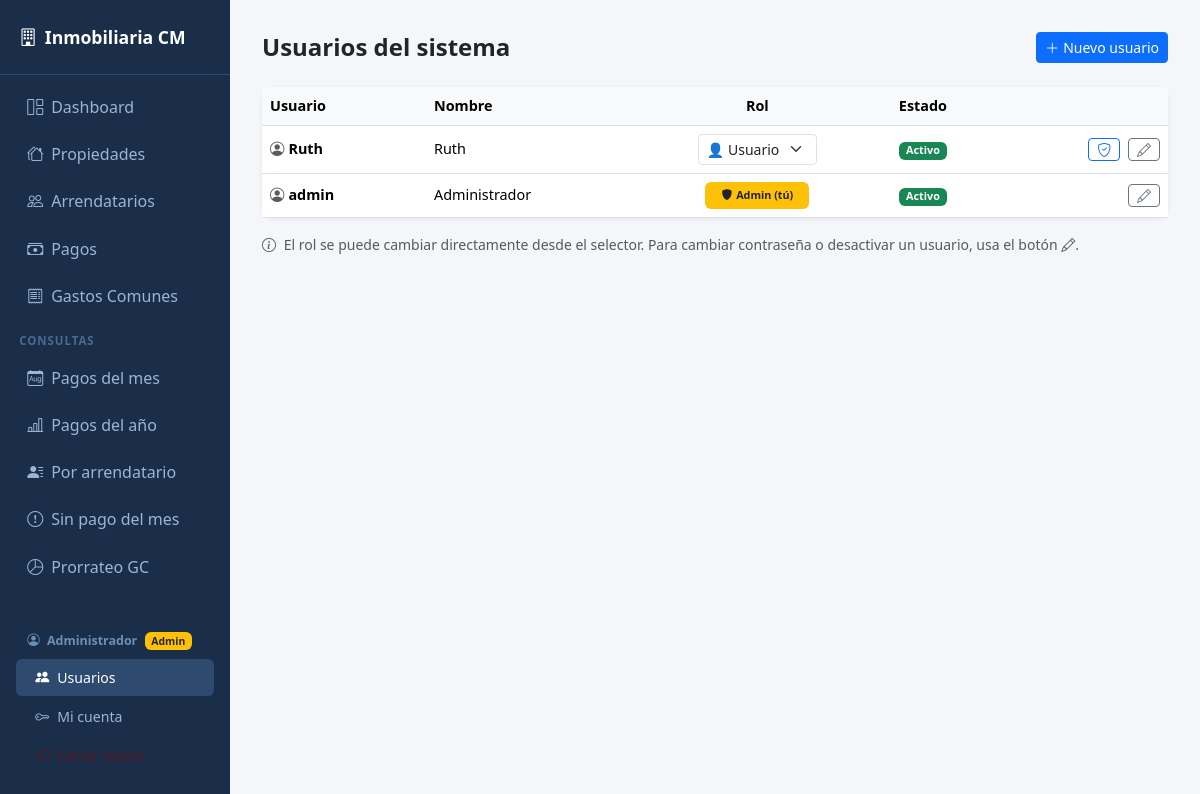
/usuarios (signed in), run on the app's committed database.
### models.py (models this page shows)
class Base(DeclarativeBase):
    pass

class Usuario(Base):
    __tablename__ = "usuarios"
    id_usuario    = Column(Integer, primary_key=True, autoincrement=True)
    username      = Column(String(50), unique=True, nullable=False)
    nombre        = Column(String(100))
    password_hash = Column(String(200), nullable=False)
    rol           = Column(Enum(RolUsuario), default=RolUsuario.USUARIO, nullable=False)
    activo        = Column(Integer, default=1)   # 1=activo, 0=inactivo
    permisos      = Column(Text, default="")     # CSV: "ver_pagos,registrar_pagos,..."

### app.py (the view)
@app.route("/usuarios")
@admin_required
def usuarios():
    with Session(engine) as s:
        lista = s.query(Usuario).order_by(Usuario.username).all()
        data  = [{c.key: getattr(u, c.key) for c in u.__mapper__.columns} | {"rol_val": u.rol.value}
                 for u in lista]
    return render_template("usuarios.html", usuarios=data)

### app.py (called while the page is built)
def admin_required(f):
    @functools.wraps(f)
    def decorated(*args, **kwargs):
        if not session.get("id_usuario"):
            return redirect(url_for("login"))
        if session.get("rol") != "admin":
            flash("Acceso restringido a administradores.", "danger")
            return redirect(url_for("dashboard"))
        return f(*args, **kwargs)
    return decorated

def es_admin():
    return session.get("rol") == "admin"

def tiene_permiso(permiso: str) -> bool:
    if session.get("rol") == "admin":
        return True
    permisos = session.get("permisos", "")
    return permiso in permisos.split(",")

@app.context_processor
def inject_globals():
    return {
        "es_admin":       es_admin(),
        "rol_usuario":    session.get("rol", ""),
        "tiene_permiso":  tiene_permiso,
    }

### templates/usuarios.html (shortened to what this page needs)
{% extends "base.html" %}
{% block content %}
<div class="d-flex justify-content-between align-items-center mb-4">
  <h4 class="fw-bold mb-0">Usuarios del sistema</h4>
  <a href="/usuarios/nuevo" class="btn btn-primary btn-sm">
    <i class="bi bi-plus-lg me-1"></i>Nuevo usuario
  </a>
</div>
<div class="card">
  <div class="table-responsive">
    <table class="table table-hover align-middle mb-0">
      <thead>
        <tr>
          <th>Usuario</th>
          <th>Nombre</th>
          <th class="text-center" style="width:200px">Rol</th>
          <th class="text-center">Estado</th>
          <th></th>
        </tr>
      </thead>
      <tbody>
        {% for u in usuarios %}
        <tr>
          <td class="fw-semibold">
            <i class="bi bi-person-circle me-1 text-muted"></i>{{ u.username }}
          </td>
          <td>{{ u.nombre or "—" }}</td>
          <td class="text-center">
            {% set es_yo = (u.id_usuario == session.get('id_usuario')) %}
            {% if es_yo %}
              <span class="badge bg-warning text-dark px-3 py-2">
                <i class="bi bi-shield-fill me-1"></i>Admin (tú)
              </span>
            {% else %}
              <form method="post" action="/usuarios/{{ u.id_usuario }}/rol"
                    class="d-flex align-items-center justify-content-center gap-2">
                <select name="rol" class="form-select form-select-sm w-auto"
                        onchange="this.form.submit()" title="Cambiar rol">
                  <option value="usuario" {% if u.rol_val=='usuario' %}selected{% endif %}>
                    👤 Usuario
                  </option>
                </select>
              </form>
            {% endif %}
          </td>
          <td class="text-center">
            {% if u.activo %}
              <span class="badge bg-success">Activo</span>
            {% else %}
              <span class="badge bg-danger">Inactivo</span>
            {% endif %}
          </td>
          <td class="text-end">
            {% if u.rol_val == 'usuario' %}
            <a href="/usuarios/{{ u.id_usuario }}/permisos"
               class="btn btn-sm btn-outline-primary py-0 me-1" title="Gestionar permisos">
              <i class="bi bi-shield-check"></i>
            </a>
            {% endif %}
            <a href="/usuarios/{{ u.id_usuario }}/editar"
               class="btn btn-sm btn-outline-secondary py-0" title="Editar">
              <i class="bi bi-pencil"></i>
            </a>
          </td>
        </tr>
        {% endfor %}
      </tbody>
    </table>
  </div>
</div>
<div class="mt-3 text-muted small">
  <i class="bi bi-info-circle me-1"></i>
  El rol se puede cambiar directamente desde el selector. Para cambiar contraseña o desactivar un usuario, usa el botón <i class="bi bi-pencil"></i>.
</div>
{% endblock %}

### templates/base.html (shortened to what this page needs)
<!DOCTYPE html>
<html lang="es">
<head>
  <link href="https://cdn.jsdelivr.net/npm/bootstrap@5.3.3/dist/css/bootstrap.min.css" rel="stylesheet">
  <link href="https://cdn.jsdelivr.net/npm/bootstrap-icons@1.11.3/font/bootstrap-icons.css" rel="stylesheet">
</head>
<body>
<div class="sidebar">
  <div class="brand"><i class="bi bi-building me-2"></i>Inmobiliaria CM</div>
  <nav class="nav flex-column mt-2">
    <a class="nav-link {% if request.endpoint=='dashboard' %}active{% endif %}" href="/">
      <i class="bi bi-grid-1x2"></i> Dashboard
    </a>
    {% if tiene_permiso('ver_propiedades') %}
    <a class="nav-link {% if request.endpoint=='propiedades' %}active{% endif %}" href="/propiedades">
      <i class="bi bi-houses"></i> Propiedades
    </a>
    {% endif %}
    {% if tiene_permiso('ver_arrendatarios') %}
    <a class="nav-link {% if request.endpoint=='arrendatarios' %}active{% endif %}" href="/arrendatarios">
      <i class="bi bi-people"></i> Arrendatarios
    </a>
    {% endif %}
    {% if tiene_permiso('ver_pagos') %}
    <a class="nav-link {% if request.endpoint=='pagos' %}active{% endif %}" href="/pagos">
      <i class="bi bi-cash-stack"></i> Pagos
    </a>
    {% endif %}
    {% if tiene_permiso('ver_gastos') %}
    <a class="nav-link {% if request.endpoint in ['gastos','gasto_nuevo','gasto_editar','items_gasto','item_gasto_nuevo'] %}active{% endif %}"
       href="/gastos">
      <i class="bi bi-receipt"></i> Gastos Comunes
    </a>
    {% endif %}
    {% if tiene_permiso('ver_consultas') or tiene_permiso('ver_prorrateo') %}
    <div style="color:#4a6a8e;font-size:.72rem;font-weight:700;letter-spacing:.08em;
                padding:.8rem 1.2rem .3rem;text-transform:uppercase">Consultas</div>
    {% if tiene_permiso('ver_consultas') %}
    <a class="nav-link {% if request.endpoint=='consulta_pagos_mes' %}active{% endif %}"
       href="/consultas/pagos-mes">
      <i class="bi bi-calendar-month"></i> Pagos del mes
    </a>
    <a class="nav-link {% if request.endpoint=='consulta_pagos_año' %}active{% endif %}"
       href="/consultas/pagos-año">
      <i class="bi bi-bar-chart-line"></i> Pagos del año
    </a>
    <a class="nav-link {% if request.endpoint=='consulta_propiedades_arrendatario' %}active{% endif %}"
       href="/consultas/propiedades-arrendatario">
      <i class="bi bi-person-lines-fill"></i> Por arrendatario
    </a>
    <a class="nav-link {% if request.endpoint=='consulta_sin_pago_mes' %}active{% endif %}"
       href="/consultas/sin-pago-mes">
      <i class="bi bi-exclamation-circle"></i> Sin pago del mes
    </a>
    {% endif %}
    {% if tiene_permiso('ver_prorrateo') %}
    <a class="nav-link {% if request.endpoint=='prorrateo_gastos' %}active{% endif %}"
       href="/gastos/prorrateo">
      <i class="bi bi-pie-chart"></i> Prorrateo GC
    </a>
    {% endif %}
    {% endif %}
  </nav>
  <div style="position:absolute;bottom:1.5rem;left:0;right:0;padding:0 8px">
    <div style="padding:.4rem 1.2rem;color:#6a90b8;font-size:.78rem">
      <i class="bi bi-person-circle me-1"></i>
      <strong>{{ session.get('nombre','') }}</strong>
      <span class="badge ms-1 {{ 'bg-warning text-dark' if es_admin else 'bg-secondary' }}" style="font-size:.65rem">
        {{ 'Admin' if es_admin else 'Usuario' }}
      </span>
    </div>
    {% if es_admin %}
    <a href="/usuarios"
       class="nav-link {% if request.endpoint in ['usuarios','usuario_nuevo','usuario_editar','usuario_permisos'] %}active{% endif %}"
       style="border-radius:6px;padding:.5rem 1.2rem;font-size:.88rem">
      <i class="bi bi-people-fill"></i> Usuarios
    </a>
    {% endif %}
    <a href="/mi-cuenta"
       class="nav-link {% if request.endpoint=='mi_cuenta' %}active{% endif %}"
       style="border-radius:6px;padding:.5rem 1.2rem;font-size:.88rem">
      <i class="bi bi-key"></i> Mi cuenta
    </a>
    <a href="/logout" class="nav-link text-danger-emphasis"
       style="border-radius:6px;padding:.5rem 1.2rem;font-size:.88rem"
       onclick="return confirm('¿Cerrar sesión?')">
      <i class="bi bi-box-arrow-left"></i> Cerrar sesión
    </a>
  </div>
</div>
<div class="main">
  {% block content %}{% endblock %}
</div>
</body>
</html>

### templates/base.html (style rules this page uses)
body { background: #f4f6f9; font-family: 'Segoe UI', sans-serif; }
.sidebar { width: 230px; min-height: 100vh; background: #1a2e4a; position: fixed; top: 0; left: 0; padding-top: 1.5rem; }
.sidebar .brand { color: #fff; font-size: 1.1rem; font-weight: 700; padding: 0 1.2rem 1.5rem; border-bottom: 1px solid #2e4a6e; }
.sidebar .nav-link { color: #9bb5d4; padding: .6rem 1.2rem; border-radius: 6px; margin: 2px 8px; display: flex; align-items: center; gap: .5rem; }
.sidebar .nav-link:hover, .sidebar .nav-link.active { background: #2e4a6e; color: #fff; }
.main { margin-left: 230px; padding: 2rem; }
.card { border: none; border-radius: 12px; box-shadow: 0 1px 4px rgba(0,0,0,.08); }
table { font-size: .9rem; }
th { background: #f8f9fa !important; font-weight: 600; color: #495057; }

### data on the page
Usuario: get "Administrador", username "admin", nombre "Administrador", shows "Admin (tú)"
Usuario: username "Ruth", nombre "Ruth"

### other printed values
{{ 'Admin' if es_admin else 'Usuario' }} "Admin"
